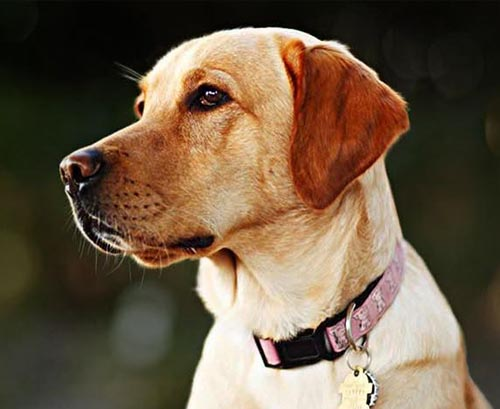
%> input picture ECE_3101/Class_Examples/dog_fft/dog.jpg, 500 x 409 px
$ octave dog_fft.m   (GNU Octave 9; MATLAB toolbox functions it lacks are replaced by stand-ins)
%> lines starting %> are read from the running program, lines starting %| are printed output that depends on the picture
clear all, close all, clc

% Read the image file 'dog.jpg' and store it in a variable 'A'
A = imread('dog.jpg');
%> A is the input picture: size 409x500x3 uint8; mean R, G, B 107.6, 89.3, 68.5

% Convert the RGB image stored in 'A' to grayscale and store it in 'B'
B = rgb2gray(A);
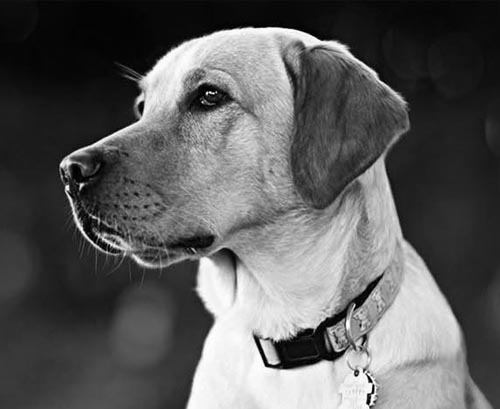
%> B: size 409x500 uint8; min 0, max 255, mean 92.4

%1-Dimensional: rows only
% Compute the FFT of each row of the grayscale image stored in 'B'
% Store the results in two arrays named 'Cshift' and 'C'
for j = 1:size(B,1)
    % Compute the FFT of the jth row of 'B', shift the zero-frequency component to the center of the array,
    % and store the result in the jth row of 'Cshift'
    Cshift(j,:) = fftshift(fft(B(j,:)));

    % Compute the FFT of the jth row of 'B' and store the result in the jth row of 'C'
    C(j,:) = fft(B(j,:));
end

% 2-Dimensional: rows and columns
% Compute the FFT of each column of 'C' and store the results in an array named 'D'
for j = 1:size(C,2)
    D(:,j) = fft(C(:,j));
end

% Display three images side by side using subplot
% The first image shows the original grayscale image stored in 'B'
% The second image shows how much each frequency component contributes to the image in terms of a one-dimensional frequency spectrum
% The third image shows how much each frequency component contributes to both horizontal and vertical directions in terms of a two-dimensional frequency spectrum
subplot(1,3,1)
imagesc(B);
subplot(1,3,2)
imagesc(log(abs(Cshift)))
subplot(1,3,3)
imagesc(fftshift(log(abs(D))))
colormap gray % Set color map of current figure to gray
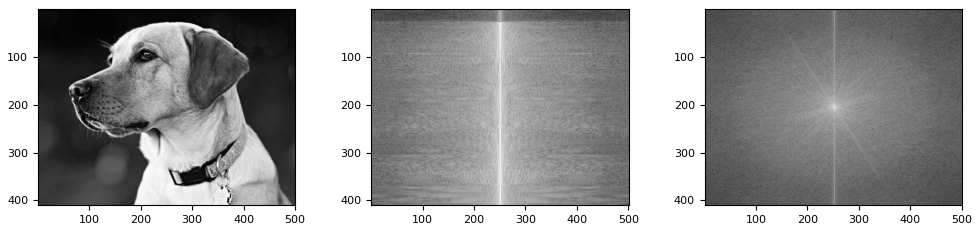
%> figure redrawn from the program's plot data, 3 panels

% For analyzing graphs:
% White indicates more intense values

% The second image is one-dimensional: it shows the magnitude of the Fourier Transform of each row of the grayscale image stored in 'B'.
% It analyzes the frequency content of each row of the grayscale image.

% The third image is two-dimensional: it shows how much each frequency component contributes to both horizontal and vertical directions.
% The zero-frequency component (average value of the image) is shifted to the center.
